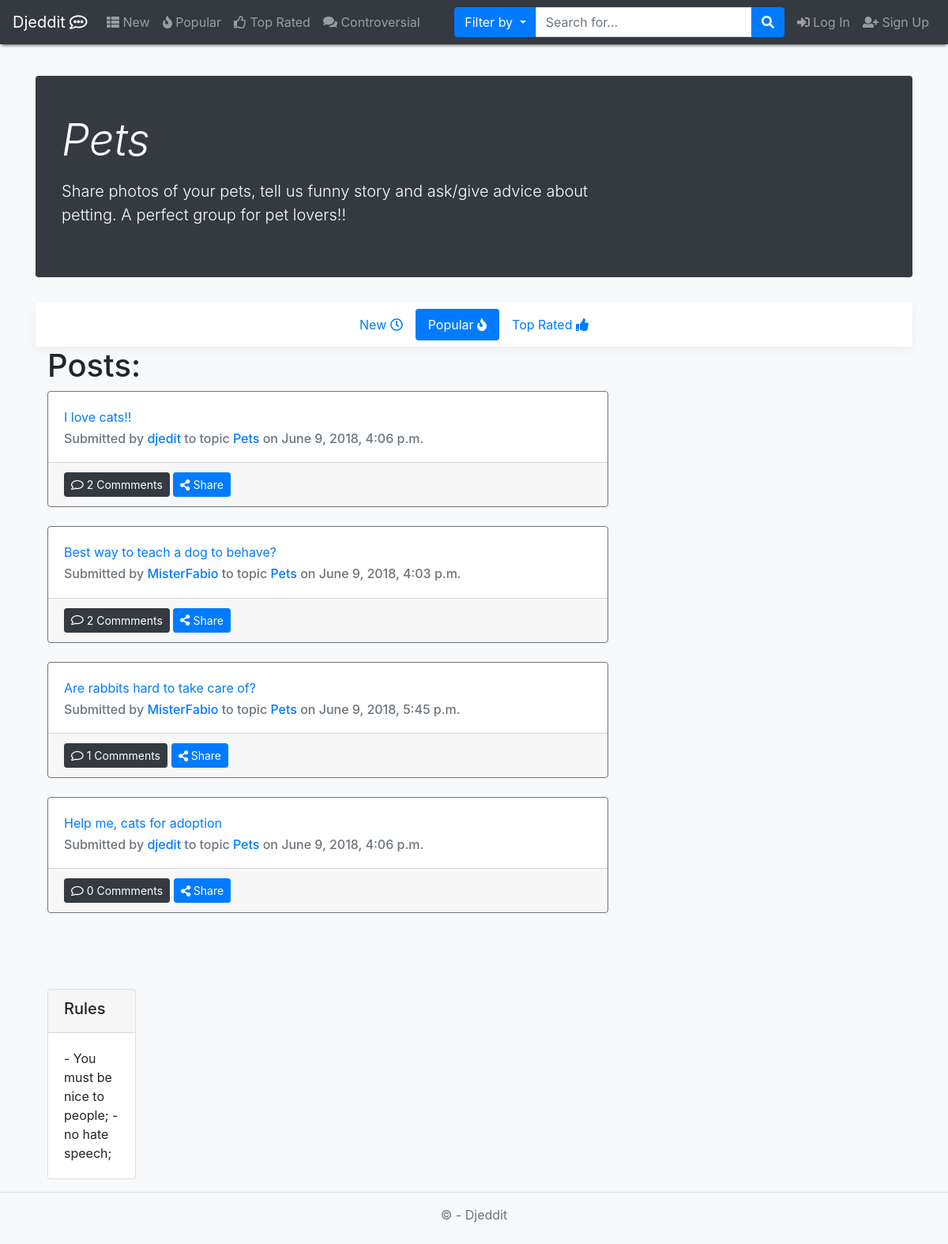
The page /topic/Pets/ on the database its author committed.
### app/models.py (models this page shows, shortened)
class Topic(models.Model):
    name = models.CharField(max_length=80, blank=False, primary_key=True)
    rules = models.CharField(max_length=500)
    description = models.CharField(max_length=300, blank=False)
    userCreator = models.ForeignKey(User, on_delete=models.CASCADE)
    creation_date = models.DateField(blank=False, default=datetime.now)

class Post(models.Model):
    topic = models.ForeignKey(Topic, on_delete=models.CASCADE)
    title = models.CharField(max_length=120, blank=False)  # campo obrigatório
    content = models.CharField(max_length=100000, blank=False)
    clicks = models.IntegerField(blank=False, default=0)
    userUpVotesPost = models.ManyToManyField(Profile, related_name='post_user_up', blank=True)
    userDownVotesPost = models.ManyToManyField(Profile, related_name='post_user_down', blank=True)
    userSaved = models.ManyToManyField(Profile, blank=True, related_name='user_post_saved')
    userHidden = models.ManyToManyField(Profile, blank=True, related_name='user_post_hidden')
    date = models.DateTimeField(auto_now=True)
    userOP = models.ForeignKey(User, on_delete=models.CASCADE)
    nComments = models.IntegerField(default=0, validators=[MinValueValidator(0)])

### app/views.py (the view)
# urls.py: path('topic/<str:topicName>/', views.topicPage, name="topic"),
def topicPage(request, topicName, postOrder="popular"):
    topic = Topic.objects.get(name__iexact=topicName)
    isUserSubscribed = False
    if (postOrder == "new"):
        p = Post.objects.filter(topic__name__iexact=topicName).order_by("-date")
    elif (postOrder == "popular"):
        p = Post.objects.filter(topic__name__iexact=topicName).order_by("-clicks")
    else:
        p = Post.objects.filter(topic__name__iexact=topicName).annotate(numUp=Count("userUpVotesPost")) \
            .annotate(numDown=Count("userDownVotesPost")) \
            .annotate(score=F("numUp") - F("numDown")) \
            .order_by("-score")
    pages = pagination(request, p, num=10)
    tparams = {
        'items': pages[0],
        'page_range': pages[1],
        "isUserSubscribed": isUserSubscribed,
        "postOrder": postOrder,
        "currentTopic": Topic.objects.get(name__iexact=topicName),
        "posts": p,
    }
    if request.user.is_authenticated:
        profile = Profile.objects.get(user=request.user)
        if topic in profile.subscriptions.all():
            isUserSubscribed = True
        if request.method == 'POST':
            if not isUserSubscribed:
                profile.subscriptions.add(topic)  # add this topic to his list of subscribed topics
                profile.save()
                isUserSubscribed = True  # user will now be subscribed
            else:
                profile.subscriptions.remove(topic)
                profile.save()
                isUserSubscribed = False
        return render(request, "topic.html", tparams)
    else:
        if topic is None:
            return custom_redirect('search', q=topicName)
        else:
            return render(request, "topic.html", tparams)

### Djeedit/config.py (called while the page is built)
def pagination(request, data, num=10):
    paginator = Paginator(data, num)
    page = request.GET.get('page')
    try:
        items = paginator.page(page)
    except PageNotAnInteger:
        items = paginator.page(1)
    except EmptyPage:
        items = paginator.page(paginator.num_pages)
    index = items.number - 1
    max_index = len(paginator.page_range)
    start_index = index - 5 if index >= 5 else 0
    end_index = index + 5 if index <= max_index - 5 else max_index
    page_range = paginator.page_range[start_index:end_index]
    return items, page_range

### templates/topic.html (shortened to what this page needs)
{% extends 'layout.html' %}
{% block content %}
    <div class="jumbotron p-3 p-md-5 text-white rounded bg-dark">
        <div class="row">
            <div class="col-md-8 px-0">
              <h1 class="display-4 font-italic">{{currentTopic.name}}</h1>
              <p class="lead my-3">{{currentTopic.description}}</p>
            </div>
        </div>
    </div>
    <div class="navbar bg-white box-shadow justify-content-center">
        <nav class="nav nav-pills">
            <a class="nav-link {% if postOrder == 'new' %}active{% endif %}" href="{% url 'topic_new' currentTopic.name %}">
                New <i class="far fa-clock"></i>
            </a>
                <a class="nav-link {% if postOrder == 'popular' %}active{% endif %}" href="{% url 'topic_popular' currentTopic.name %}">
                    Popular <i class="fas fa-fire"></i>
                </a>
            <a class="nav-link {% if postOrder == 'top_rated' %}active{% endif %}" href="{% url 'topic_top_rated' currentTopic.name %}">
                Top Rated <i class="fas fa-thumbs-up"></i>
            </a>
        </nav>
    </div>
    <div class="container">
        <div class="row">
            <div class="col-md-8">
                <h1>Posts:</h1>
                {% for p in items %}
                    {% include "post_preview.html" with post=p%}<br/>
                {% endfor %}
            </div>
            <div class="col-md-4">
            <br/>
            <br/>
            <br/>
                <div class="row">
                    <div class="col">
                        <div class="card">
                            <div class="card-header">
                                <h5 class="card-title"> Rules </h5>
                            </div>
                            <div class="card-body">{{ currentTopic.rules| linebreaksbr }} </div>
                        </div>
                    </div>
                </div>
            </div>
        </div>
    </div>
{% endblock %}

### templates/post_preview.html (shortened to what this page needs)
<div class="card border-secondary" id="post_n_{{ post.id }}"
        {% if request.user.profile in post.userHidden.all %} {% ifnotequal sidebar 'user_posts_hidden'  %} hidden  {% endifnotequal %}{% endif %}>
    <div class="card-body">
        <div class="card-title"><a href="{% url "post" topicName=post.topic.name postID=post.id %}">{{ post.title }}</a> </div>
        <h6 class="card-subtitle text-muted">Submitted by <a href="{% url "user" username=post.userOP.username %}">{{ post.userOP.username }}<a/>
            to topic <a href="{% url "topic"  topicName=post.topic.name %}"> {{ post.topic.name }} <a/> on {{ post.date }}</h6>
    </div>
    <div class="card-footer">
            <button href="#" class="btn btn-sm btn-dark"><i class="far fa-comment"></i> {{ post.nComments }} Commments
            </button>
            <button class="btn btn-sm btn-primary" type="button" data-toggle="collapse" data-target="#coll{{ post.id }}"
                    aria-expanded="false" aria-controls="collapseExample">
                <i class="fas fa-share-alt"></i> Share
            </button>
            {% load social_share %}
    </div>
</div>

### rows shown on the page
Topic: name "Pets", description "Share photos of your pets, tell us funny story and ask/give advice about petting. A perfect group for pet lovers!!", rules "- You must be nice to people; -no hate speech;"
Post: title "I love cats!!", userOP.username "djedit", topic.name "Pets", date "June 9, 2018, 4:06 p.m.", nComments "2"
Post: title "Best way to teach a dog to behave?", userOP.username "MisterFabio", topic.name "Pets", date "June 9, 2018, 4:03 p.m.", nComments "2"
Post: title "Are rabbits hard to take care of?", userOP.username "MisterFabio", topic.name "Pets", date "June 9, 2018, 5:45 p.m.", nComments "1"
Post: title "Help me, cats for adoption", userOP.username "djedit", topic.name "Pets", date "June 9, 2018, 4:06 p.m.", nComments "0"
